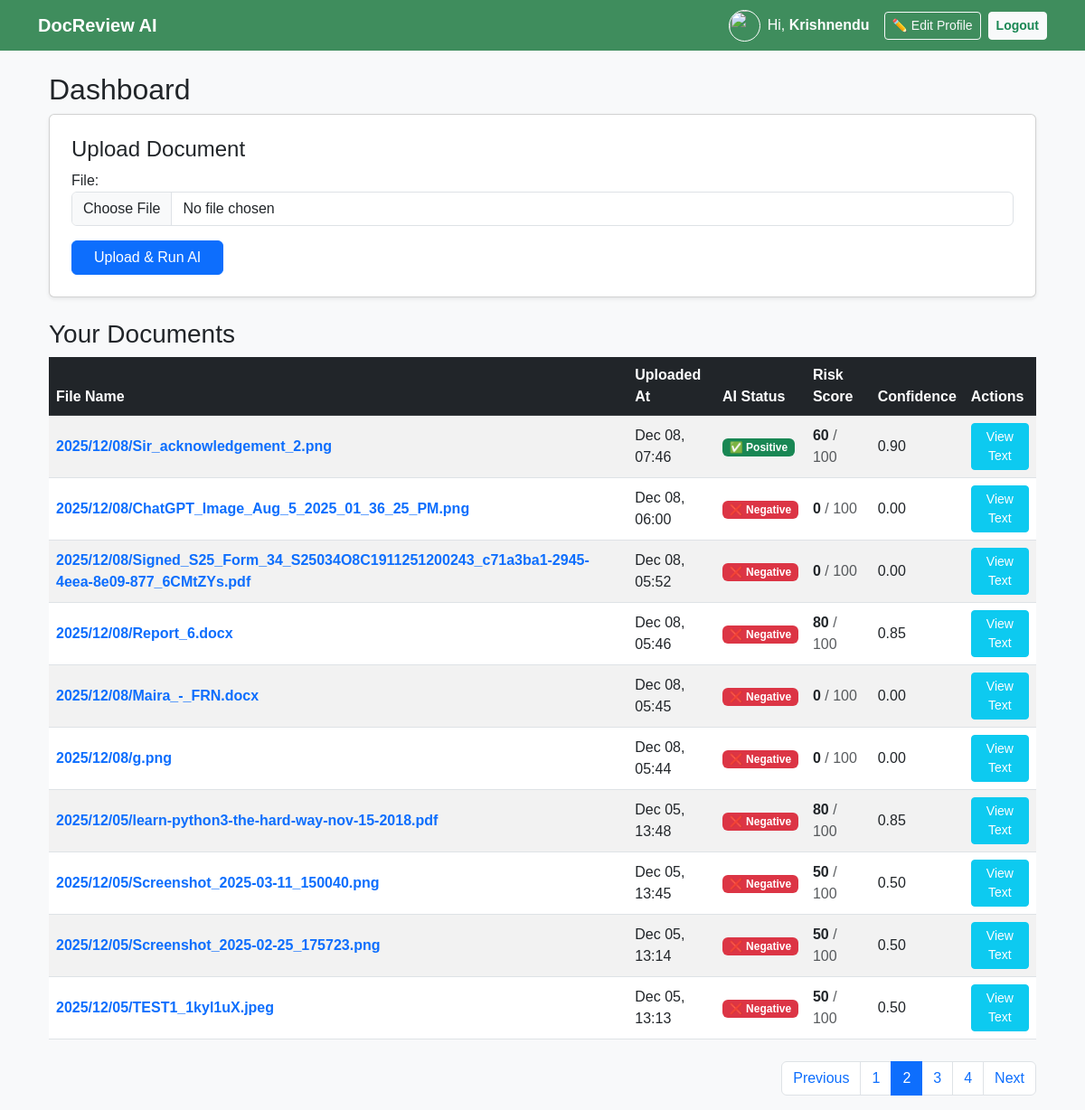
/profile/?page=2 (signed in), run on the app's committed database.
### ReviewApp/models.py (models this page shows, shortened)
class Document(models.Model):
    user = models.ForeignKey(User, on_delete=models.CASCADE)
    file = models.FileField(upload_to='uploads/%Y/%m/%d/')
    uploaded_at = models.DateTimeField(auto_now_add=True)
    extracted_text = models.TextField(blank=True, null=True)
    ai_status = models.CharField(max_length=20, default='Pending') # Positive/Negative
    ai_score = models.IntegerField(default=0) # 0-100
    ai_confidence = models.FloatField(default=0.0) # 0.0-1.0

### ReviewApp/views.py (the view)
# urls.py: path('profile/', views.profile_view, name='profile'),
@login_required
def profile_view(request):
    Profile.objects.get_or_create(user=request.user)
    if request.method == 'POST':
        if 'upload_doc' in request.POST:
            form = DocumentForm(request.POST, request.FILES)
            p_form = ProfileUpdateForm(instance=request.user.profile) # Keep profile form data valid
            if form.is_valid():
                doc = form.save(commit=False)
                doc.user = request.user
                doc.save()
                extracted_text = extract_text_from_file(doc.file.path)
                status, score, confidence = analyze_document(extracted_text)
                doc.extracted_text = extracted_text
                doc.ai_status = status
                doc.ai_score = score
                doc.ai_confidence = confidence
                doc.save()
                messages.success(request, "Document uploaded and analyzed!")
                return redirect('profile')
        elif 'update_profile' in request.POST:
            form = DocumentForm() # Empty doc form
            p_form = ProfileUpdateForm(request.POST, request.FILES, instance=request.user.profile)
            if p_form.is_valid():
                p_form.save()
                messages.success(request, "Profile updated successfully!")
                return redirect('profile')
    else:
        form = DocumentForm()
        p_form = ProfileUpdateForm(instance=request.user.profile)
    all_documents = Document.objects.filter(user=request.user).order_by('-uploaded_at')
    paginator = Paginator(all_documents, 10)
    page_number = request.GET.get('page')
    page_obj = paginator.get_page(page_number)
    return render(request, 'ReviewApp/profile.html', {
        'form': form,      # Document Form
        'p_form': p_form,  # Profile Form
        'documents': page_obj
    })

### ReviewApp/forms.py (shortened to what this page needs)
class DocumentForm(forms.ModelForm):
    class Meta:
        model = Document
        fields = ('file',)
        widgets = {
            'file': forms.ClearableFileInput(attrs={
                'class': 'form-control',
                'accept': '.pdf,.docx,.jpg,.jpeg,.png'
            }),
        }

class ProfileUpdateForm(forms.ModelForm):
    class Meta:
        model = Profile
        fields = ['image', 'phone']
        widget = {
            'phone': forms.TextInput(attrs={'class': 'form-control', 'placeholder': 'Enter phone number'}),
            'image': forms.FileInput(attrs={'class': 'form-control'}),
        }

### ReviewApp/templates/ReviewApp/profile.html (shortened to what this page needs)
{% extends 'ReviewApp/base.html' %}
{% block content %}
<div class="container mt-4">
    <h2>Dashboard</h2>
    <div class="card p-4 mb-4 shadow-sm">
        <h4>Upload Document</h4>
        <form method="post" enctype="multipart/form-data" id="uploadForm">
            {{ form.as_p }}
            <button type="submit" name="upload_doc" class="btn btn-primary px-4" id="uploadBtn">
                <span id="btnText">Upload & Run AI</span>
            </button>
        </form>
    </div>
    <h3>Your Documents</h3>
    <div class="table-responsive">
        <table class="table table-striped table-hover align-middle">
            <thead class="table-dark">
                <tr>
                    <th>File Name</th>
                    <th>Uploaded At</th>
                    <th>AI Status</th>
                    <th>Risk Score</th>
                    <th>Confidence</th>
                    <th>Actions</th>
                </tr>
            </thead>
            <tbody>
                {% for doc in documents %}
                <tr>
                    <td>
                        <a href="{{ doc.file.url }}" target="_blank" class="text-decoration-none fw-bold">
                            {{ doc.file.name|slice:"8:" }}
                        </a>
                    </td>
                    <td>{{ doc.uploaded_at|date:"M d, H:i" }}</td>
                    <td>
                        {% if doc.ai_status == 'Positive' %}
                            <span class="badge bg-success">✅ Positive</span>
                        {% else %}
                            <span class="badge bg-danger">❌ Negative</span>
                        {% endif %}
                    </td>
                    <td><strong>{{ doc.ai_score }}</strong> <span class="text-muted">/ 100</span></td>
                    <td>{{ doc.ai_confidence|floatformat:2 }}</td>
                    <td>
                        <button type="button" class="btn btn-sm btn-info text-white" data-bs-toggle="modal" data-bs-target="#modal{{ doc.id }}">
                            View Text
                        </button>
                    </td>
                </tr>
                {% empty %}
                <tr>
                    <td colspan="6" class="text-center py-4">No documents uploaded yet.</td>
                </tr>
                {% endfor %}
            </tbody>
        </table>
        {% if documents.has_other_pages %}
        <nav aria-label="Page navigation" class="mt-4">
            <ul class="pagination justify-content-end">
                {% if documents.has_previous %}
                    <li class="page-item"><a class="page-link" href="?page={{ documents.previous_page_number }}">Previous</a></li>
                {% else %}
                    <li class="page-item disabled"><span class="page-link">Previous</span></li>
                {% endif %}
                {% for i in documents.paginator.page_range %}
                    {% if documents.number == i %}
                        <li class="page-item active"><span class="page-link">{{ i }}</span></li>
                    {% else %}
                        <li class="page-item"><a class="page-link" href="?page={{ i }}">{{ i }}</a></li>
                    {% endif %}
                {% endfor %}
                {% if documents.has_next %}
                    <li class="page-item"><a class="page-link" href="?page={{ documents.next_page_number }}">Next</a></li>
                {% else %}
                    <li class="page-item disabled"><span class="page-link">Next</span></li>
                {% endif %}
            </ul>
        </nav>
        {% endif %}
    </div>
</div>
{% endblock %}

### ReviewApp/templates/ReviewApp/base.html (shortened to what this page needs)
<!DOCTYPE html>
<html lang="en">
<head>
    <link href="https://cdn.jsdelivr.net/npm/bootstrap@5.3.0/dist/css/bootstrap.min.css" rel="stylesheet">
</head>
<body>
    <nav class="navbar navbar-expand-lg navbar-dark navbar-custom mb-4">
        <div class="container">
            <a class="navbar-brand fw-bold" href="{% url 'profile' %}">DocReview AI</a>
            <div class="collapse navbar-collapse" id="navbarNav">
                <ul class="navbar-nav ms-auto align-items-center">
                    {% if user.is_authenticated %}
                        <li class="nav-item me-3 d-flex align-items-center">
                            {% if request.user.profile.image %}
                                <img src="{{ request.user.profile.image.url }}" class="rounded-circle border border-white me-2" width="35" height="35" style="object-fit:cover">
                            {% else %}
                                <div class="bg-light text-success rounded-circle d-flex align-items-center justify-content-center fw-bold me-2" style="width:35px; height:35px;">
                                    {{ request.user.username|slice:":1"|upper }}
                                </div>
                            {% endif %}
                            <span class="text-white">Hi, <b>{{ user.username }}</b></span>
                        </li>
                        <li class="nav-item">
                            <button class="btn btn-sm btn-outline-light me-2" data-bs-toggle="modal" data-bs-target="#editProfileModal">
                                ✏️ Edit Profile
                            </button>
                        </li>
                        <li class="nav-item">
                            <form action="{% url 'logout' %}" method="post" class="d-inline">
                                <button type="submit" class="btn btn-sm btn-light text-success fw-bold">Logout</button>
                            </form>
                        </li>
                    {% endif %}
                </ul>
            </div>
        </div>
    </nav>
    <main class="container">
        {% block content %}{% endblock %}
    </main>
</body>
</html>

### ReviewApp/templates/ReviewApp/base.html (style rules this page uses)
body { font-family: sans-serif; background-color: #f8f9fa; }
.navbar-custom { background-color: rgb(63, 141, 93) !important; }

### data on the page
Document: file.name "2025/12/08/Sir_acknowledgement_2.png", uploaded_at "Dec 08, 07:46", ai_status "✅ Positive", ai_score "60", ai_confidence "0.90"
Document: file.name "2025/12/08/ChatGPT_Image_Aug_5_2025_01_36_25_PM.png", uploaded_at "Dec 08, 06:00", ai_status "❌ Negative", ai_score "0", ai_confidence "0.00"
Document: file.name "2025/12/08/Signed_S25_Form_34_S25034O8C1911251200243_c71a3ba1-2945-4eea-8e09-877_6CMtZYs.pdf", uploaded_at "Dec 08, 05:52", ai_status "❌ Negative", ai_score "0", ai_confidence "0.00"
Document: file.name "2025/12/08/Report_6.docx", uploaded_at "Dec 08, 05:46", ai_status "❌ Negative", ai_score "80", ai_confidence "0.85"
Document: file.name "2025/12/08/Maira_-_FRN.docx", uploaded_at "Dec 08, 05:45", ai_status "❌ Negative", ai_score "0", ai_confidence "0.00"
Document: file.name "2025/12/08/g.png", uploaded_at "Dec 08, 05:44", ai_status "❌ Negative", ai_score "0", ai_confidence "0.00"
Document: file.name "2025/12/05/learn-python3-the-hard-way-nov-15-2018.pdf", uploaded_at "Dec 05, 13:48", ai_status "❌ Negative", ai_score "80", ai_confidence "0.85"
Document: file.name "2025/12/05/Screenshot_2025-03-11_150040.png", uploaded_at "Dec 05, 13:45", ai_status "❌ Negative", ai_score "50", ai_confidence "0.50"
Document: file.name "2025/12/05/Screenshot_2025-02-25_175723.png", uploaded_at "Dec 05, 13:14", ai_status "❌ Negative", ai_score "50", ai_confidence "0.50"
Document: file.name "2025/12/05/TEST1_1kyl1uX.jpeg", uploaded_at "Dec 05, 13:13", ai_status "❌ Negative", ai_score "50", ai_confidence "0.50"

### other printed values
{{ user.username }} "Krishnendu"
{{ i }} "1" "3" "4"
{{ i }} "2"
